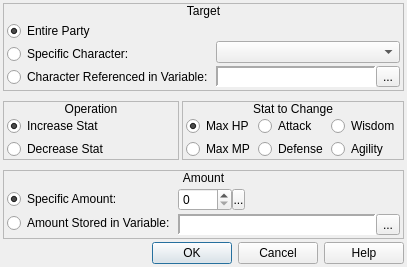
<?xml version="1.0" encoding="UTF-8"?>
<ui version="4.0">
 <class>ConfigureEvent_ChangeCharacterBaseStats</class>
 <widget class="QDialog" name="ConfigureEvent_ChangeCharacterBaseStats">
  <property name="geometry">
   <rect>
    <x>0</x>
    <y>0</y>
    <width>407</width>
    <height>267</height>
   </rect>
  </property>
  <property name="windowTitle">
   <string>Change Character Base Stats</string>
  </property>
  <property name="windowIcon">
   <iconset resource="gui_icons.qrc">
    <normaloff>:/icons/openrpgmaker.png</normaloff>:/icons/openrpgmaker.png</iconset>
  </property>
  <property name="styleSheet">
   <string notr="true">.QFrame
{
	border-width: 1px;
	border-style: solid;
	border-color: palette(window-text);
}

.QFrame&gt;QLabel
{
	border-width: 0px;
	background-color: palette(window-text);
	color: palette(window);
	font-weight: bold;
}

.QFrame&gt;QCheckBox
{
	background-color: palette(window-text);
	border-width: 0px;
	border-style: none;
	color: palette(window);
	spacing: 3px;
	font-weight: bold;
	padding: 0px 0px 0px 3px;
}

.QFrame&gt;QCheckBox::indicator
{
	min-width: 8px;
	max-width: 8px;
	min-height: 8px;
	max-height: 8px;
	width: 8px;
	height: 8px;
	border-width: 2px;
	border-radius: 0px;
	border-style: ridge;
	border-color: palette(mid);
}

.QFrame&gt;QCheckBox::indicator:unchecked
{
	background-color: palette(base);
}

.QFrame&gt;QCheckBox::indicator:checked
{
	background-color: palette(window-text);
}

.QFrame&gt;QCheckBox::indicator:hover
{
	border-color: palette(highlight);
}</string>
  </property>
  <layout class="QVBoxLayout" name="verticalLayout_12">
   <property name="spacing">
    <number>3</number>
   </property>
   <property name="margin">
    <number>3</number>
   </property>
   <item>
    <widget class="QFrame" name="frame">
     <property name="sizePolicy">
      <sizepolicy hsizetype="Preferred" vsizetype="Fixed">
       <horstretch>0</horstretch>
       <verstretch>0</verstretch>
      </sizepolicy>
     </property>
     <property name="frameShape">
      <enum>QFrame::StyledPanel</enum>
     </property>
     <property name="frameShadow">
      <enum>QFrame::Raised</enum>
     </property>
     <layout class="QVBoxLayout" name="verticalLayout">
      <property name="spacing">
       <number>0</number>
      </property>
      <property name="margin">
       <number>0</number>
      </property>
      <item>
       <widget class="QLabel" name="label">
        <property name="sizePolicy">
         <sizepolicy hsizetype="Preferred" vsizetype="Fixed">
          <horstretch>0</horstretch>
          <verstretch>0</verstretch>
         </sizepolicy>
        </property>
        <property name="text">
         <string>Target</string>
        </property>
        <property name="alignment">
         <set>Qt::AlignCenter</set>
        </property>
       </widget>
      </item>
      <item>
       <widget class="QWidget" name="widget_13" native="true">
        <layout class="QHBoxLayout" name="horizontalLayout">
         <property name="spacing">
          <number>3</number>
         </property>
         <property name="margin">
          <number>3</number>
         </property>
         <item>
          <widget class="QWidget" name="widget_11" native="true">
           <layout class="QVBoxLayout" name="verticalLayout_2">
            <property name="spacing">
             <number>3</number>
            </property>
            <property name="margin">
             <number>0</number>
            </property>
            <item>
             <widget class="QRadioButton" name="rbEntireParty">
              <property name="text">
               <string>Entire Party</string>
              </property>
              <property name="checked">
               <bool>true</bool>
              </property>
             </widget>
            </item>
            <item>
             <widget class="QRadioButton" name="rbSpecificCharacter">
              <property name="text">
               <string>Specific Character:</string>
              </property>
             </widget>
            </item>
            <item>
             <widget class="QRadioButton" name="rbReferencedCharacter">
              <property name="text">
               <string>Character Referenced in Variable:</string>
              </property>
             </widget>
            </item>
           </layout>
          </widget>
         </item>
         <item>
          <widget class="QWidget" name="widget" native="true">
           <layout class="QVBoxLayout" name="verticalLayout_3">
            <property name="spacing">
             <number>3</number>
            </property>
            <property name="margin">
             <number>0</number>
            </property>
            <item>
             <widget class="QWidget" name="widget_2" native="true"/>
            </item>
            <item>
             <widget class="QComboBox" name="cboxCharacters"/>
            </item>
            <item>
             <widget class="QWidget" name="wCharacterVariable" native="true">
              <layout class="QHBoxLayout" name="horizontalLayout_36">
               <property name="spacing">
                <number>0</number>
               </property>
               <property name="margin">
                <number>0</number>
               </property>
               <item>
                <widget class="QLabel" name="lblCharacterVariable">
                 <property name="sizePolicy">
                  <sizepolicy hsizetype="Preferred" vsizetype="Preferred">
                   <horstretch>0</horstretch>
                   <verstretch>0</verstretch>
                  </sizepolicy>
                 </property>
                 <property name="minimumSize">
                  <size>
                   <width>150</width>
                   <height>0</height>
                  </size>
                 </property>
                 <property name="font">
                  <font>
                   <family>Monospace</family>
                  </font>
                 </property>
                 <property name="styleSheet">
                  <string notr="true">background-color: palette(base);</string>
                 </property>
                 <property name="frameShape">
                  <enum>QFrame::Panel</enum>
                 </property>
                 <property name="frameShadow">
                  <enum>QFrame::Sunken</enum>
                 </property>
                 <property name="lineWidth">
                  <number>2</number>
                 </property>
                 <property name="text">
                  <string/>
                 </property>
                </widget>
               </item>
               <item>
                <widget class="QToolButton" name="bBrowseCharacterVariables">
                 <property name="text">
                  <string>...</string>
                 </property>
                 <property name="icon">
                  <iconset resource="gui_icons.qrc">
                   <normaloff>:/icons/fileopen.png</normaloff>:/icons/fileopen.png</iconset>
                 </property>
                </widget>
               </item>
              </layout>
             </widget>
            </item>
           </layout>
          </widget>
         </item>
        </layout>
       </widget>
      </item>
     </layout>
    </widget>
   </item>
   <item>
    <widget class="QWidget" name="widget_8" native="true">
     <layout class="QHBoxLayout" name="horizontalLayout_3">
      <property name="spacing">
       <number>3</number>
      </property>
      <property name="margin">
       <number>0</number>
      </property>
      <item>
       <widget class="QFrame" name="frame_3">
        <property name="sizePolicy">
         <sizepolicy hsizetype="Preferred" vsizetype="Fixed">
          <horstretch>0</horstretch>
          <verstretch>0</verstretch>
         </sizepolicy>
        </property>
        <property name="frameShape">
         <enum>QFrame::StyledPanel</enum>
        </property>
        <property name="frameShadow">
         <enum>QFrame::Raised</enum>
        </property>
        <layout class="QVBoxLayout" name="verticalLayout_8">
         <property name="spacing">
          <number>0</number>
         </property>
         <property name="margin">
          <number>0</number>
         </property>
         <item>
          <widget class="QLabel" name="label_3">
           <property name="sizePolicy">
            <sizepolicy hsizetype="Preferred" vsizetype="Fixed">
             <horstretch>0</horstretch>
             <verstretch>0</verstretch>
            </sizepolicy>
           </property>
           <property name="text">
            <string>Operation</string>
           </property>
           <property name="alignment">
            <set>Qt::AlignCenter</set>
           </property>
          </widget>
         </item>
         <item>
          <widget class="QWidget" name="widget_4" native="true">
           <layout class="QVBoxLayout" name="verticalLayout_13">
            <property name="spacing">
             <number>3</number>
            </property>
            <property name="leftMargin">
             <number>3</number>
            </property>
            <property name="topMargin">
             <number>0</number>
            </property>
            <property name="rightMargin">
             <number>3</number>
            </property>
            <property name="bottomMargin">
             <number>0</number>
            </property>
            <item>
             <widget class="QRadioButton" name="rbIncreaseStat">
              <property name="text">
               <string>Increase Stat</string>
              </property>
              <property name="checked">
               <bool>true</bool>
              </property>
             </widget>
            </item>
            <item>
             <widget class="QRadioButton" name="rbDecreaseStat">
              <property name="text">
               <string>Decrease Stat</string>
              </property>
             </widget>
            </item>
           </layout>
          </widget>
         </item>
        </layout>
       </widget>
      </item>
      <item>
       <widget class="QFrame" name="frame_2">
        <property name="sizePolicy">
         <sizepolicy hsizetype="Preferred" vsizetype="Fixed">
          <horstretch>0</horstretch>
          <verstretch>0</verstretch>
         </sizepolicy>
        </property>
        <property name="frameShape">
         <enum>QFrame::StyledPanel</enum>
        </property>
        <property name="frameShadow">
         <enum>QFrame::Raised</enum>
        </property>
        <layout class="QVBoxLayout" name="verticalLayout_4">
         <property name="spacing">
          <number>0</number>
         </property>
         <property name="margin">
          <number>0</number>
         </property>
         <item>
          <widget class="QLabel" name="label_2">
           <property name="sizePolicy">
            <sizepolicy hsizetype="Preferred" vsizetype="Fixed">
             <horstretch>0</horstretch>
             <verstretch>0</verstretch>
            </sizepolicy>
           </property>
           <property name="text">
            <string>Stat to Change</string>
           </property>
           <property name="alignment">
            <set>Qt::AlignCenter</set>
           </property>
          </widget>
         </item>
         <item>
          <widget class="QWidget" name="widget_3" native="true">
           <layout class="QHBoxLayout" name="horizontalLayout_2">
            <property name="spacing">
             <number>3</number>
            </property>
            <property name="leftMargin">
             <number>3</number>
            </property>
            <property name="topMargin">
             <number>0</number>
            </property>
            <property name="rightMargin">
             <number>3</number>
            </property>
            <property name="bottomMargin">
             <number>0</number>
            </property>
            <item>
             <widget class="QWidget" name="widget_9" native="true">
              <layout class="QVBoxLayout" name="verticalLayout_5">
               <property name="spacing">
                <number>3</number>
               </property>
               <property name="margin">
                <number>0</number>
               </property>
               <item>
                <widget class="QRadioButton" name="rbMaxHP">
                 <property name="text">
                  <string>Max HP</string>
                 </property>
                 <property name="checked">
                  <bool>true</bool>
                 </property>
                </widget>
               </item>
               <item>
                <widget class="QRadioButton" name="rbMaxMP">
                 <property name="text">
                  <string>Max MP</string>
                 </property>
                </widget>
               </item>
              </layout>
             </widget>
            </item>
            <item>
             <widget class="QWidget" name="widget_10" native="true">
              <layout class="QVBoxLayout" name="verticalLayout_6">
               <property name="spacing">
                <number>3</number>
               </property>
               <property name="margin">
                <number>0</number>
               </property>
               <item>
                <widget class="QRadioButton" name="rbAttack">
                 <property name="text">
                  <string>Attack</string>
                 </property>
                </widget>
               </item>
               <item>
                <widget class="QRadioButton" name="rbDefense">
                 <property name="text">
                  <string>Defense</string>
                 </property>
                </widget>
               </item>
              </layout>
             </widget>
            </item>
            <item>
             <widget class="QWidget" name="widget_6" native="true">
              <layout class="QVBoxLayout" name="verticalLayout_7">
               <property name="spacing">
                <number>3</number>
               </property>
               <property name="margin">
                <number>0</number>
               </property>
               <item>
                <widget class="QRadioButton" name="rbWisdom">
                 <property name="text">
                  <string>Wisdom</string>
                 </property>
                </widget>
               </item>
               <item>
                <widget class="QRadioButton" name="rbAgility">
                 <property name="text">
                  <string>Agility</string>
                 </property>
                </widget>
               </item>
              </layout>
             </widget>
            </item>
           </layout>
          </widget>
         </item>
        </layout>
       </widget>
      </item>
     </layout>
    </widget>
   </item>
   <item>
    <widget class="QFrame" name="frame_4">
     <property name="sizePolicy">
      <sizepolicy hsizetype="Preferred" vsizetype="Fixed">
       <horstretch>0</horstretch>
       <verstretch>0</verstretch>
      </sizepolicy>
     </property>
     <property name="frameShape">
      <enum>QFrame::StyledPanel</enum>
     </property>
     <property name="frameShadow">
      <enum>QFrame::Raised</enum>
     </property>
     <layout class="QVBoxLayout" name="verticalLayout_9">
      <property name="spacing">
       <number>0</number>
      </property>
      <property name="margin">
       <number>0</number>
      </property>
      <item>
       <widget class="QLabel" name="label_4">
        <property name="sizePolicy">
         <sizepolicy hsizetype="Preferred" vsizetype="Fixed">
          <horstretch>0</horstretch>
          <verstretch>0</verstretch>
         </sizepolicy>
        </property>
        <property name="text">
         <string>Amount</string>
        </property>
        <property name="alignment">
         <set>Qt::AlignCenter</set>
        </property>
       </widget>
      </item>
      <item>
       <widget class="QWidget" name="widget_5" native="true">
        <layout class="QHBoxLayout" name="horizontalLayout_5">
         <property name="spacing">
          <number>3</number>
         </property>
         <property name="margin">
          <number>3</number>
         </property>
         <item>
          <widget class="QWidget" name="widget_7" native="true">
           <property name="sizePolicy">
            <sizepolicy hsizetype="Fixed" vsizetype="Preferred">
             <horstretch>0</horstretch>
             <verstretch>0</verstretch>
            </sizepolicy>
           </property>
           <layout class="QVBoxLayout" name="verticalLayout_11">
            <property name="spacing">
             <number>3</number>
            </property>
            <property name="margin">
             <number>0</number>
            </property>
            <item>
             <widget class="QRadioButton" name="rbSpecificAmount">
              <property name="sizePolicy">
               <sizepolicy hsizetype="Fixed" vsizetype="Fixed">
                <horstretch>0</horstretch>
                <verstretch>0</verstretch>
               </sizepolicy>
              </property>
              <property name="text">
               <string>Specific Amount:</string>
              </property>
              <property name="checked">
               <bool>true</bool>
              </property>
             </widget>
            </item>
            <item>
             <widget class="QRadioButton" name="rbStoredAmount">
              <property name="sizePolicy">
               <sizepolicy hsizetype="Fixed" vsizetype="Fixed">
                <horstretch>0</horstretch>
                <verstretch>0</verstretch>
               </sizepolicy>
              </property>
              <property name="text">
               <string>Amount Stored in Variable:</string>
              </property>
             </widget>
            </item>
           </layout>
          </widget>
         </item>
         <item>
          <widget class="QWidget" name="widget_12" native="true">
           <layout class="QVBoxLayout" name="verticalLayout_10">
            <property name="spacing">
             <number>3</number>
            </property>
            <property name="margin">
             <number>0</number>
            </property>
            <item>
             <widget class="QWidget" name="wAmount" native="true">
              <property name="sizePolicy">
               <sizepolicy hsizetype="Fixed" vsizetype="Fixed">
                <horstretch>0</horstretch>
                <verstretch>0</verstretch>
               </sizepolicy>
              </property>
              <layout class="QHBoxLayout" name="horizontalLayout_4">
               <property name="spacing">
                <number>0</number>
               </property>
               <property name="margin">
                <number>0</number>
               </property>
               <item>
                <widget class="QSpinBox" name="sbAmount">
                 <property name="sizePolicy">
                  <sizepolicy hsizetype="Preferred" vsizetype="Fixed">
                   <horstretch>0</horstretch>
                   <verstretch>0</verstretch>
                  </sizepolicy>
                 </property>
                 <property name="accelerated">
                  <bool>true</bool>
                 </property>
                 <property name="maximum">
                  <number>9999</number>
                 </property>
                </widget>
               </item>
               <item>
                <widget class="SpinBoxSideButton" name="bAmountSideButton">
                 <property name="minimumSize">
                  <size>
                   <width>13</width>
                   <height>21</height>
                  </size>
                 </property>
                 <property name="maximumSize">
                  <size>
                   <width>13</width>
                   <height>21</height>
                  </size>
                 </property>
                 <property name="text">
                  <string>...</string>
                 </property>
                 <property name="icon">
                  <iconset resource="gui_icons.qrc">
                   <normaloff>:/icons/spinBoxSideButton.png</normaloff>:/icons/spinBoxSideButton.png</iconset>
                 </property>
                 <property name="iconSize">
                  <size>
                   <width>8</width>
                   <height>16</height>
                  </size>
                 </property>
                </widget>
               </item>
              </layout>
             </widget>
            </item>
            <item>
             <widget class="QWidget" name="wAmountVariable" native="true">
              <property name="sizePolicy">
               <sizepolicy hsizetype="Preferred" vsizetype="Fixed">
                <horstretch>0</horstretch>
                <verstretch>0</verstretch>
               </sizepolicy>
              </property>
              <layout class="QHBoxLayout" name="horizontalLayout_37">
               <property name="spacing">
                <number>0</number>
               </property>
               <property name="margin">
                <number>0</number>
               </property>
               <item>
                <widget class="QLabel" name="lblAmountVariable">
                 <property name="sizePolicy">
                  <sizepolicy hsizetype="Preferred" vsizetype="Preferred">
                   <horstretch>0</horstretch>
                   <verstretch>0</verstretch>
                  </sizepolicy>
                 </property>
                 <property name="minimumSize">
                  <size>
                   <width>150</width>
                   <height>0</height>
                  </size>
                 </property>
                 <property name="font">
                  <font>
                   <family>Monospace</family>
                  </font>
                 </property>
                 <property name="styleSheet">
                  <string notr="true">background-color: palette(base);</string>
                 </property>
                 <property name="frameShape">
                  <enum>QFrame::Panel</enum>
                 </property>
                 <property name="frameShadow">
                  <enum>QFrame::Sunken</enum>
                 </property>
                 <property name="lineWidth">
                  <number>2</number>
                 </property>
                 <property name="text">
                  <string/>
                 </property>
                </widget>
               </item>
               <item>
                <widget class="QToolButton" name="bBrowseAmountVariables">
                 <property name="text">
                  <string>...</string>
                 </property>
                 <property name="icon">
                  <iconset resource="gui_icons.qrc">
                   <normaloff>:/icons/fileopen.png</normaloff>:/icons/fileopen.png</iconset>
                 </property>
                </widget>
               </item>
              </layout>
             </widget>
            </item>
           </layout>
          </widget>
         </item>
        </layout>
       </widget>
      </item>
     </layout>
    </widget>
   </item>
   <item>
    <widget class="QDialogButtonBox" name="buttonBox">
     <property name="orientation">
      <enum>Qt::Horizontal</enum>
     </property>
     <property name="standardButtons">
      <set>QDialogButtonBox::Cancel|QDialogButtonBox::Help|QDialogButtonBox::Ok</set>
     </property>
    </widget>
   </item>
  </layout>
 </widget>
 <customwidgets>
  <customwidget>
   <class>SpinBoxSideButton</class>
   <extends>QToolButton</extends>
   <header>spinboxsidebutton.h</header>
  </customwidget>
 </customwidgets>
 <resources>
  <include location="gui_icons.qrc"/>
 </resources>
 <connections>
  <connection>
   <sender>buttonBox</sender>
   <signal>accepted()</signal>
   <receiver>ConfigureEvent_ChangeCharacterBaseStats</receiver>
   <slot>accept()</slot>
   <hints>
    <hint type="sourcelabel">
     <x>248</x>
     <y>254</y>
    </hint>
    <hint type="destinationlabel">
     <x>157</x>
     <y>274</y>
    </hint>
   </hints>
  </connection>
  <connection>
   <sender>buttonBox</sender>
   <signal>rejected()</signal>
   <receiver>ConfigureEvent_ChangeCharacterBaseStats</receiver>
   <slot>reject()</slot>
   <hints>
    <hint type="sourcelabel">
     <x>316</x>
     <y>260</y>
    </hint>
    <hint type="destinationlabel">
     <x>286</x>
     <y>274</y>
    </hint>
   </hints>
  </connection>
 </connections>
</ui>
